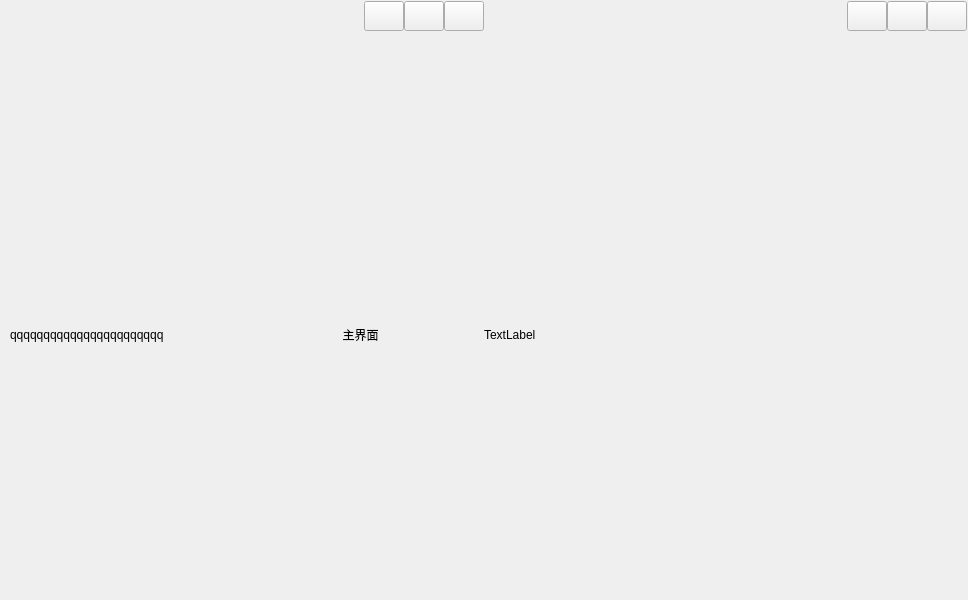
<?xml version="1.0" encoding="UTF-8"?>
<ui version="4.0">
 <class>frmMain</class>
 <widget class="QDialog" name="frmMain">
  <property name="geometry">
   <rect>
    <x>0</x>
    <y>0</y>
    <width>968</width>
    <height>600</height>
   </rect>
  </property>
  <property name="windowTitle">
   <string>Form</string>
  </property>
  <layout class="QHBoxLayout" name="verticalLayout">
   <property name="spacing">
    <number>0</number>
   </property>
   <property name="leftMargin">
    <number>1</number>
   </property>
   <property name="topMargin">
    <number>1</number>
   </property>
   <property name="rightMargin">
    <number>1</number>
   </property>
   <property name="bottomMargin">
    <number>1</number>
   </property>
   <item>
    <layout class="QVBoxLayout" name="verticalLayout_6">
     <item>
      <widget class="QWidget" name="widgetTitle" native="true">
       <property name="sizePolicy">
        <sizepolicy hsizetype="Preferred" vsizetype="Fixed">
         <horstretch>0</horstretch>
         <verstretch>0</verstretch>
        </sizepolicy>
       </property>
       <layout class="QHBoxLayout" name="horizontalLayout_2">
        <property name="spacing">
         <number>10</number>
        </property>
        <property name="leftMargin">
         <number>10</number>
        </property>
        <property name="topMargin">
         <number>0</number>
        </property>
        <property name="rightMargin">
         <number>0</number>
        </property>
        <property name="bottomMargin">
         <number>0</number>
        </property>
        <item>
         <widget class="QLabel" name="labTitle">
          <property name="styleSheet">
           <string notr="true"/>
          </property>
          <property name="text">
           <string/>
          </property>
          <property name="alignment">
           <set>Qt::AlignLeading|Qt::AlignLeft|Qt::AlignVCenter</set>
          </property>
         </widget>
        </item>
        <item>
         <widget class="QWidget" name="widgetTop" native="true">
          <layout class="QHBoxLayout" name="horizontalLayout_3">
           <property name="spacing">
            <number>0</number>
           </property>
           <property name="leftMargin">
            <number>0</number>
           </property>
           <property name="topMargin">
            <number>0</number>
           </property>
           <property name="rightMargin">
            <number>0</number>
           </property>
           <property name="bottomMargin">
            <number>0</number>
           </property>
          </layout>
         </widget>
        </item>
        <item>
         <spacer name="horizontalSpacer">
          <property name="orientation">
           <enum>Qt::Horizontal</enum>
          </property>
          <property name="sizeHint" stdset="0">
           <size>
            <width>40</width>
            <height>20</height>
           </size>
          </property>
         </spacer>
        </item>
        <item>
         <widget class="QWidget" name="widgetMenu" native="true">
          <layout class="QGridLayout" name="gridLayout_2">
           <property name="leftMargin">
            <number>0</number>
           </property>
           <property name="topMargin">
            <number>0</number>
           </property>
           <property name="rightMargin">
            <number>0</number>
           </property>
           <property name="bottomMargin">
            <number>0</number>
           </property>
           <property name="spacing">
            <number>0</number>
           </property>
           <item row="1" column="1" colspan="3">
            <spacer name="verticalSpacer">
             <property name="orientation">
              <enum>Qt::Vertical</enum>
             </property>
             <property name="sizeHint" stdset="0">
              <size>
               <width>20</width>
               <height>40</height>
              </size>
             </property>
            </spacer>
           </item>
           <item row="0" column="1">
            <widget class="QPushButton" name="btnMenu_Min">
             <property name="sizePolicy">
              <sizepolicy hsizetype="Minimum" vsizetype="Expanding">
               <horstretch>0</horstretch>
               <verstretch>0</verstretch>
              </sizepolicy>
             </property>
             <property name="minimumSize">
              <size>
               <width>30</width>
               <height>30</height>
              </size>
             </property>
             <property name="cursor">
              <cursorShape>ArrowCursor</cursorShape>
             </property>
             <property name="focusPolicy">
              <enum>Qt::NoFocus</enum>
             </property>
             <property name="toolTip">
              <string>最小化</string>
             </property>
             <property name="text">
              <string/>
             </property>
            </widget>
           </item>
           <item row="0" column="3">
            <widget class="QPushButton" name="btnMenu_Close">
             <property name="sizePolicy">
              <sizepolicy hsizetype="Minimum" vsizetype="Expanding">
               <horstretch>0</horstretch>
               <verstretch>0</verstretch>
              </sizepolicy>
             </property>
             <property name="minimumSize">
              <size>
               <width>30</width>
               <height>30</height>
              </size>
             </property>
             <property name="cursor">
              <cursorShape>ArrowCursor</cursorShape>
             </property>
             <property name="focusPolicy">
              <enum>Qt::NoFocus</enum>
             </property>
             <property name="toolTip">
              <string>关闭</string>
             </property>
             <property name="text">
              <string/>
             </property>
            </widget>
           </item>
           <item row="0" column="2">
            <widget class="QPushButton" name="btnMenu_Max">
             <property name="sizePolicy">
              <sizepolicy hsizetype="Minimum" vsizetype="Expanding">
               <horstretch>0</horstretch>
               <verstretch>0</verstretch>
              </sizepolicy>
             </property>
             <property name="minimumSize">
              <size>
               <width>30</width>
               <height>30</height>
              </size>
             </property>
             <property name="focusPolicy">
              <enum>Qt::NoFocus</enum>
             </property>
             <property name="text">
              <string/>
             </property>
            </widget>
           </item>
          </layout>
         </widget>
        </item>
       </layout>
      </widget>
     </item>
     <item>
      <widget class="QStackedWidget" name="stackedWidget">
       <property name="styleSheet">
        <string notr="true"/>
       </property>
       <property name="currentIndex">
        <number>0</number>
       </property>
       <widget class="QWidget" name="page1">
        <layout class="QHBoxLayout" name="verticalLayout_2">
         <item>
          <layout class="QHBoxLayout" name="horizontalLayout"/>
         </item>
         <item>
          <widget class="QLabel" name="label">
           <property name="text">
            <string>qqqqqqqqqqqqqqqqqqqqqqq</string>
           </property>
          </widget>
         </item>
         <item>
          <widget class="QLabel" name="lab1">
           <property name="styleSheet">
            <string notr="true"/>
           </property>
           <property name="text">
            <string>主界面</string>
           </property>
           <property name="alignment">
            <set>Qt::AlignCenter</set>
           </property>
          </widget>
         </item>
        </layout>
       </widget>
       <widget class="QWidget" name="page2">
        <layout class="QVBoxLayout" name="verticalLayout_3">
         <item>
          <widget class="QLabel" name="lab2">
           <property name="text">
            <string>系统设置</string>
           </property>
           <property name="alignment">
            <set>Qt::AlignCenter</set>
           </property>
          </widget>
         </item>
        </layout>
       </widget>
       <widget class="QWidget" name="page3">
        <layout class="QVBoxLayout" name="verticalLayout_5">
         <item>
          <widget class="QLabel" name="lab3">
           <property name="text">
            <string>数据查询</string>
           </property>
           <property name="alignment">
            <set>Qt::AlignCenter</set>
           </property>
          </widget>
         </item>
        </layout>
       </widget>
       <widget class="QWidget" name="page4">
        <layout class="QVBoxLayout" name="verticalLayout_4"/>
       </widget>
      </widget>
     </item>
    </layout>
   </item>
   <item>
    <layout class="QVBoxLayout" name="verticalLayout_7">
     <item>
      <widget class="QWidget" name="widgetTitle" native="true">
       <property name="sizePolicy">
        <sizepolicy hsizetype="Preferred" vsizetype="Fixed">
         <horstretch>0</horstretch>
         <verstretch>0</verstretch>
        </sizepolicy>
       </property>
       <layout class="QHBoxLayout" name="horizontalLayout_2">
        <property name="spacing">
         <number>10</number>
        </property>
        <property name="leftMargin">
         <number>10</number>
        </property>
        <property name="topMargin">
         <number>0</number>
        </property>
        <property name="rightMargin">
         <number>0</number>
        </property>
        <property name="bottomMargin">
         <number>0</number>
        </property>
        <item>
         <widget class="QLabel" name="labTitle">
          <property name="styleSheet">
           <string notr="true"/>
          </property>
          <property name="text">
           <string/>
          </property>
          <property name="alignment">
           <set>Qt::AlignLeading|Qt::AlignLeft|Qt::AlignVCenter</set>
          </property>
         </widget>
        </item>
        <item>
         <widget class="QWidget" name="widgetTop" native="true">
          <layout class="QHBoxLayout" name="horizontalLayout_3">
           <property name="spacing">
            <number>0</number>
           </property>
           <property name="leftMargin">
            <number>0</number>
           </property>
           <property name="topMargin">
            <number>0</number>
           </property>
           <property name="rightMargin">
            <number>0</number>
           </property>
           <property name="bottomMargin">
            <number>0</number>
           </property>
          </layout>
         </widget>
        </item>
        <item>
         <spacer name="horizontalSpacer">
          <property name="orientation">
           <enum>Qt::Horizontal</enum>
          </property>
          <property name="sizeHint" stdset="0">
           <size>
            <width>40</width>
            <height>20</height>
           </size>
          </property>
         </spacer>
        </item>
        <item>
         <widget class="QWidget" name="widgetMenu" native="true">
          <layout class="QGridLayout" name="gridLayout_2">
           <property name="leftMargin">
            <number>0</number>
           </property>
           <property name="topMargin">
            <number>0</number>
           </property>
           <property name="rightMargin">
            <number>0</number>
           </property>
           <property name="bottomMargin">
            <number>0</number>
           </property>
           <property name="spacing">
            <number>0</number>
           </property>
           <item row="1" column="1" colspan="3">
            <spacer name="verticalSpacer">
             <property name="orientation">
              <enum>Qt::Vertical</enum>
             </property>
             <property name="sizeHint" stdset="0">
              <size>
               <width>20</width>
               <height>40</height>
              </size>
             </property>
            </spacer>
           </item>
           <item row="0" column="1">
            <widget class="QPushButton" name="btnMenu_Min">
             <property name="sizePolicy">
              <sizepolicy hsizetype="Minimum" vsizetype="Expanding">
               <horstretch>0</horstretch>
               <verstretch>0</verstretch>
              </sizepolicy>
             </property>
             <property name="minimumSize">
              <size>
               <width>30</width>
               <height>30</height>
              </size>
             </property>
             <property name="cursor">
              <cursorShape>ArrowCursor</cursorShape>
             </property>
             <property name="focusPolicy">
              <enum>Qt::NoFocus</enum>
             </property>
             <property name="toolTip">
              <string>最小化</string>
             </property>
             <property name="text">
              <string/>
             </property>
            </widget>
           </item>
           <item row="0" column="3">
            <widget class="QPushButton" name="btnMenu_Close">
             <property name="sizePolicy">
              <sizepolicy hsizetype="Minimum" vsizetype="Expanding">
               <horstretch>0</horstretch>
               <verstretch>0</verstretch>
              </sizepolicy>
             </property>
             <property name="minimumSize">
              <size>
               <width>30</width>
               <height>30</height>
              </size>
             </property>
             <property name="cursor">
              <cursorShape>ArrowCursor</cursorShape>
             </property>
             <property name="focusPolicy">
              <enum>Qt::NoFocus</enum>
             </property>
             <property name="toolTip">
              <string>关闭</string>
             </property>
             <property name="text">
              <string/>
             </property>
            </widget>
           </item>
           <item row="0" column="2">
            <widget class="QPushButton" name="btnMenu_Max">
             <property name="sizePolicy">
              <sizepolicy hsizetype="Minimum" vsizetype="Expanding">
               <horstretch>0</horstretch>
               <verstretch>0</verstretch>
              </sizepolicy>
             </property>
             <property name="minimumSize">
              <size>
               <width>30</width>
               <height>30</height>
              </size>
             </property>
             <property name="focusPolicy">
              <enum>Qt::NoFocus</enum>
             </property>
             <property name="text">
              <string/>
             </property>
            </widget>
           </item>
          </layout>
         </widget>
        </item>
       </layout>
      </widget>
     </item>
     <item>
      <widget class="QLabel" name="label_2">
       <property name="text">
        <string>TextLabel</string>
       </property>
      </widget>
     </item>
    </layout>
   </item>
  </layout>
 </widget>
 <resources/>
 <connections/>
</ui>
